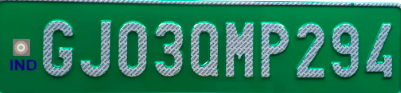
#> input picture images/input/plate4.png, 401 x 93 px
$ jupyter execute --allow-errors recognition-easyocr.ipynb
#> lines starting #> are read from the running program, lines starting #| are printed output that depends on the picture; after the words box and inside, x2 and y2 are one past the last pixel; in counts of white or black regions, pixels touching at a corner belong together
[cell 1]
import cv2
import numpy as np
import matplotlib.pyplot as plt

[cell 2]
def preprocess_black_plate(image):
    # Convert the image to grayscale
    gray_image = cv2.cvtColor(image, cv2.COLOR_BGR2GRAY)

    # Apply thresholding to separate white text from black background
    _, binary_image = cv2.threshold(gray_image, 128, 255, cv2.THRESH_BINARY)

    # Apply noise removal using median filtering
    median_filtered = cv2.medianBlur(binary_image, 3)

    # Apply morphological operations to clean up the image
    kernel = np.ones((3, 3), np.uint8)
    opening = cv2.morphologyEx(median_filtered, cv2.MORPH_OPEN, kernel)
    binary_image = cv2.morphologyEx(opening, cv2.MORPH_CLOSE, kernel)

    return binary_image

[cell 3]
license_plate_img = cv2.imread('../images/input/plate4.png')
#> license_plate_img is the input picture: shape (93, 401, 3); mean B, G, R 90.7, 123.9, 38.2

resized_img = cv2.resize(license_plate_img, (333, 75))
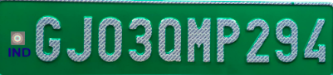
#> resized_img: shape (75, 333, 3); mean B, G, R 90.5, 123.7, 38.1

# Preprocess the image for black background and white text
preprocessed_img = preprocess_black_plate(resized_img)
#> in preprocess_black_plate, `gray_image = cv2.cvtColor(image, cv2.COLOR_BGR2GRAY)`:
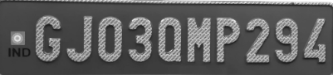
#> gray_image: shape (75, 333); min 22, max 255, mean 94.3
#> in preprocess_black_plate, `_, binary_image = cv2.threshold(gray_image, 128, 255, cv2.THRESH_BINARY)`:
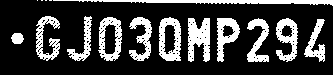
#> binary_image: shape (75, 333); 24.2% white; 16 white regions (4 under 20 px), largest, box (x1, y1, x2, y2) and area: (53, 0, 333, 6) 831, (188, 18, 210, 62) 692, (159, 17, 181, 61) 591
#> in preprocess_black_plate, `median_filtered = cv2.medianBlur(binary_image, 3)`:
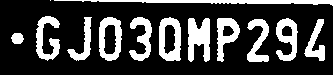
#> median_filtered: shape (75, 333); 24.9% white; 13 white regions (1 under 20 px), largest, box (x1, y1, x2, y2) and area: (54, 0, 333, 6) 824, (188, 18, 210, 62) 706, (159, 17, 181, 61) 620
#> in preprocess_black_plate, `opening = cv2.morphologyEx(median_filtered, cv2.MORPH_OPEN, kernel)`:
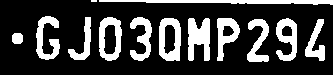
#> opening: shape (75, 333); 24.4% white; 13 white regions (1 under 20 px), largest, box (x1, y1, x2, y2) and area: (99, 0, 333, 5) 758, (188, 18, 210, 61) 698, (159, 18, 181, 61) 612
#> in preprocess_black_plate, `binary_image = cv2.morphologyEx(opening, cv2.MORPH_CLOSE, kernel)`:
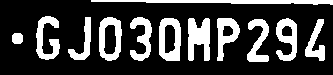
#> binary_image: shape (75, 333); 24.5% white; 12 white regions, largest, box (x1, y1, x2, y2) and area: (91, 0, 333, 5) 778, (188, 18, 210, 61) 702, (159, 18, 181, 61) 617

# Display the preprocessed image
plt.imshow(preprocessed_img, cmap='gray')
plt.title('Preprocessed License Plate')
plt.axis('off')
plt.show()

$ run again, with images/input/plate2.png copied over images/input/plate4.png
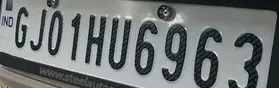
#> input picture images/input/plate2.png, 279 x 88 px
#> license_plate_img is the input picture: shape (88, 279, 3); mean B, G, R 118.3, 118.7, 113.2
#> `resized_img = cv2.resize(license_plate_img, (333, 75))`:
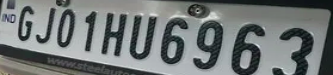
#> resized_img: shape (75, 333, 3); mean B, G, R 118.2, 118.6, 113.1
#> median_filtered: shape (75, 333); 52.5% white; 19 black regions (1 under 20 px), largest, box (x1, y1, x2, y2) and area: (154, 0, 333, 75) 3638, (0, 44, 162, 75) 1929, (231, 23, 265, 75) 1016
#> opening: shape (75, 333); 52.3% white; 16 black regions, largest, box (x1, y1, x2, y2) and area: (154, 0, 333, 75) 4433, (0, 44, 162, 75) 1934, (231, 23, 265, 75) 1023
#> in preprocess_black_plate, `binary_image = cv2.morphologyEx(opening, cv2.MORPH_CLOSE, kernel)`:
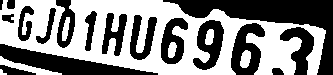
#> binary_image: shape (75, 333); 52.5% white; 17 black regions, largest, box (x1, y1, x2, y2) and area: (163, 0, 333, 75) 3629, (0, 44, 158, 75) 1930, (231, 23, 265, 75) 1023
